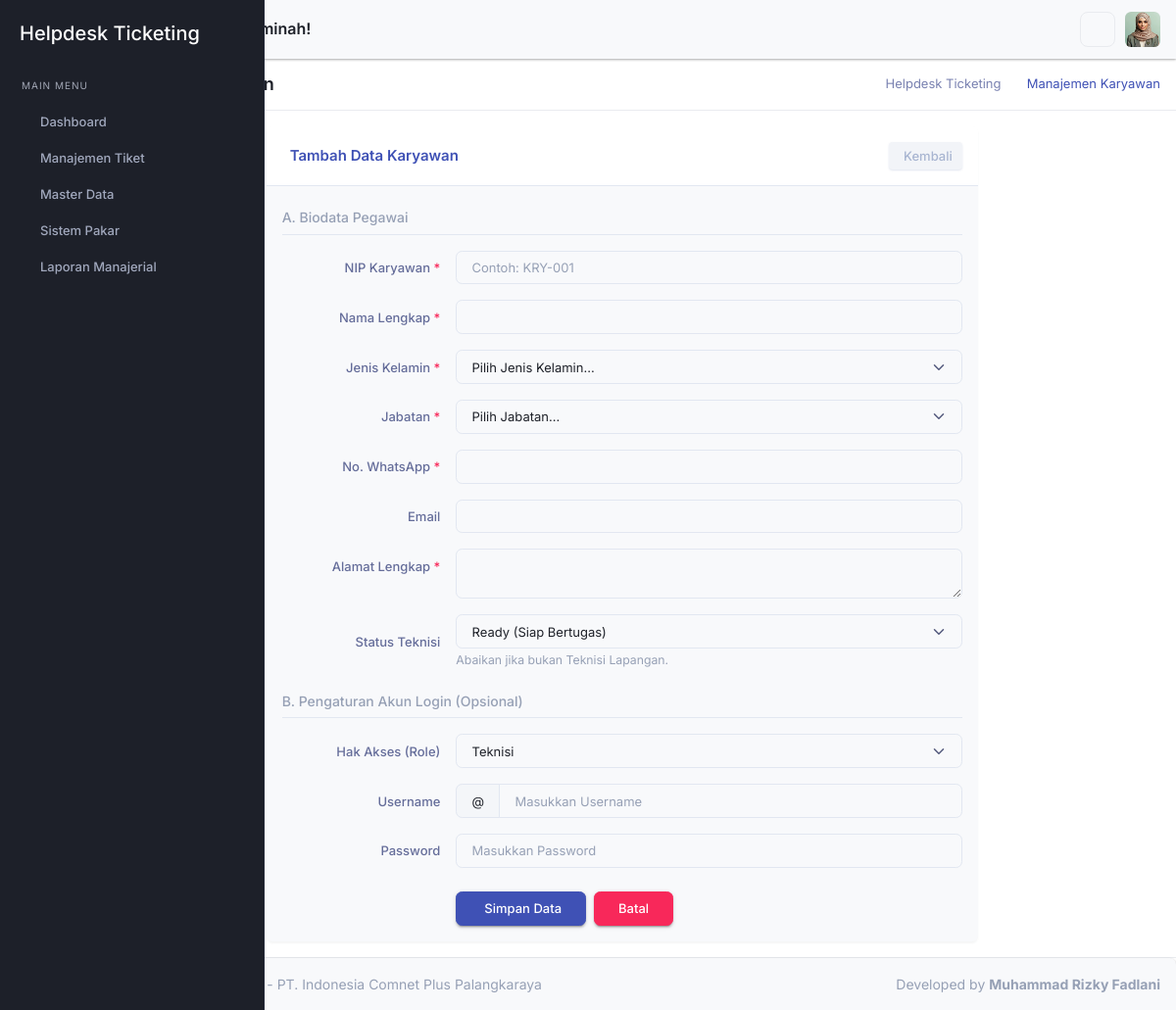
The app's page /admin/index.php?page=karyawan&aksi=tambah (signed in) with its own data.
### tables this page shows
CREATE TABLE `pengaturan` (
  `id_pengaturan` int(11) NOT NULL,
  `nama_aplikasi` varchar(100) NOT NULL DEFAULT 'yHelpdesk Ticketing',
  `nama_instansi` varchar(150) NOT NULL DEFAULT 'PT. ICON+',
  `telp_instansi` varchar(20) NOT NULL,
  `email_instansi` varchar(100) NOT NULL,
  `alamat_instansi` text NOT NULL,
  `nama_pimpinan` varchar(100) NOT NULL,
  `background_login` varchar(255) DEFAULT NULL,
  `nama_dev` varchar(100) NOT NULL,
  `npm_dev` varchar(30) NOT NULL,
  `updated_at` timestamp NOT NULL DEFAULT current_timestamp() ON UPDATE current_timestamp()
);

### admin/inc/helper.php (called while the page is built, shortened)
<?php
function query($koneksi, $sql) {
    $hasil = mysqli_query($koneksi, $sql);
    return $hasil;
}
function sanitize($koneksi, $input) {
    return mysqli_real_escape_string($koneksi, htmlspecialchars(trim($input)));
}
?>

### admin/pages/karyawan.php (the view, shortened to what this page needs)
<?php
$aksi = isset($_GET['aksi']) ? sanitize($koneksi, $_GET['aksi']) : 'view';
switch ($aksi) {
?>
<?php
    case 'tambah':
?>
    <div class="row justify-content-center">
        <div class="col-md-10 col-lg-8">
            <div class="card shadow-sm">
                <div class="card-header bg-white border-bottom d-flex justify-content-between align-items-center">
                    <h4 class="card-title text-primary"><i class="fas fa-plus-circle me-2"></i> Tambah Data Karyawan</h4>
                    <a href="?page=karyawan" class="btn btn-sm btn-soft-secondary"><i class="fas fa-arrow-left me-1"></i> Kembali</a>
                </div>
                <div class="card-body pt-4">
                    <form action="" method="POST">
                        <h6 class="text-muted border-bottom pb-2 mb-3">A. Biodata Pegawai</h6>
                        <div class="mb-3 row align-items-center">
                            <label class="col-sm-3 col-form-label text-sm-end">NIP Karyawan <span class="text-danger">*</span></label>
                            <div class="col-sm-9">
                                <input type="text" class="form-control" name="nip" placeholder="Contoh: KRY-001" required>
                            </div>
                        </div>
                        <div class="mb-3 row align-items-center">
                            <label class="col-sm-3 col-form-label text-sm-end">Nama Lengkap <span class="text-danger">*</span></label>
                            <div class="col-sm-9">
                                <input type="text" class="form-control" name="nama" required>
                            </div>
                        </div>
                        <div class="mb-3 row align-items-center">
                            <label class="col-sm-3 col-form-label text-sm-end">Jenis Kelamin <span class="text-danger">*</span></label>
                            <div class="col-sm-9">
                                <select class="form-select" name="jk" required>
                                    <option value="">Pilih Jenis Kelamin...</option>
                                </select>
                            </div>
                        </div>
                        <div class="mb-3 row align-items-center">
                            <label class="col-sm-3 col-form-label text-sm-end">Jabatan <span class="text-danger">*</span></label>
                            <div class="col-sm-9">
                                <select class="form-select" name="id_jabatan" required>
                                    <option value="">Pilih Jabatan...</option>
                                </select>
                            </div>
                        </div>
                        <div class="mb-3 row align-items-center">
                            <label class="col-sm-3 col-form-label text-sm-end">No. WhatsApp <span class="text-danger">*</span></label>
                            <div class="col-sm-9">
                                <input type="number" class="form-control" name="wa" required>
                            </div>
                        </div>
                        <div class="mb-3 row align-items-center">
                            <label class="col-sm-3 col-form-label text-sm-end">Email</label>
                            <div class="col-sm-9">
                                <input type="email" class="form-control" name="email">
                            </div>
                        </div>
                        <div class="mb-3 row">
                            <label class="col-sm-3 col-form-label text-sm-end">Alamat Lengkap <span class="text-danger">*</span></label>
                            <div class="col-sm-9">
                                <textarea class="form-control" name="alamat" rows="2" required></textarea>
                            </div>
                        </div>
                        <div class="mb-4 row align-items-center">
                            <label class="col-sm-3 col-form-label text-sm-end">Status Teknisi</label>
                            <div class="col-sm-9">
                                <select class="form-select" name="status_ketersediaan">
                                    <option value="Ready">Ready (Siap Bertugas)</option>
                                </select>
                                <small class="text-muted">Abaikan jika bukan Teknisi Lapangan.</small>
                            </div>
                        </div>
                        <h6 class="text-muted border-bottom pb-2 mb-3 mt-4">B. Pengaturan Akun Login (Opsional)</h6>
                        <div class="mb-3 row align-items-center">
                            <label class="col-sm-3 col-form-label text-sm-end">Hak Akses (Role)</label>
                            <div class="col-sm-9">
                                <select class="form-select" name="role_akses">
                                    <option value="Teknisi">Teknisi</option>
                                </select>
                            </div>
                        </div>
                        <div class="mb-3 row align-items-center">
                            <label class="col-sm-3 col-form-label text-sm-end">Username</label>
                            <div class="col-sm-9">
                                <div class="input-group">
                                    <span class="input-group-text">@</span>
                                    <input type="text" class="form-control" name="username" placeholder="Masukkan Username">
                                </div>
                            </div>
                        </div>
                        <div class="mb-4 row align-items-center">
                            <label class="col-sm-3 col-form-label text-sm-end">Password</label>
                            <div class="col-sm-9">
                                <input type="password" class="form-control" name="password" placeholder="Masukkan Password">
                            </div>
                        </div>
                        <div class="row">
                            <div class="col-sm-9 ms-auto">
                                <button type="submit" name="btn_simpan" class="btn btn-primary px-4"><i class="fas fa-save me-1"></i> Simpan Data</button>
                                <a href="?page=karyawan" class="btn btn-danger px-4 ms-1">Batal</a>
                            </div>
                        </div>
                    </form>
                </div>
            </div>
        </div>
    </div>
<?php
    break;
?>
<?php
}
?>

### admin/layout/sidebar.php (shortened to what this page needs)
<?php
$role = isset($_SESSION['role_akses']) ? $_SESSION['role_akses'] : '';
?>
<div class="startbar d-print-none">
    <div class="brand">
        <a href="index.php" class="logo">
            <span class="">
                <h4 class="text-white mt-3"><?= htmlspecialchars($pengaturan['nama_aplikasi']); ?></h4>
            </span>
        </a>
    </div>
    <div class="startbar-menu">
        <div class="startbar-collapse" id="startbarCollapse" data-simplebar>
            <div class="d-flex align-items-start flex-column w-100">
                <ul class="navbar-nav mb-auto w-100">
                    <li class="menu-label mt-2">
                        <span>Main Menu</span>
                    </li>
                    <li class="nav-item">
                        <a class="nav-link" href="?page=dashboard">
                            <span>Dashboard</span>
                        </a>
                    </li>
                    <?php if(in_array($role, ['Super Admin', 'Admin Dispatcher', 'Teknisi'])): ?>
                    <li class="nav-item">
                        <a class="nav-link" href="#sidebarTiket" data-bs-toggle="collapse" role="button"
                            aria-expanded="false" aria-controls="sidebarTiket">
                            <span>Manajemen Tiket</span>
                        </a>
                    </li>
                    <?php endif; ?>
                    <?php if(in_array($role, ['Super Admin', 'Admin Dispatcher'])): ?>
                    <li class="nav-item">
                        <a class="nav-link" href="#sidebarMaster" data-bs-toggle="collapse" role="button"
                            aria-expanded="false" aria-controls="sidebarMaster">
                            <span>Master Data</span>
                        </a>
                    </li>
                    <?php endif; ?>
                    <?php if(in_array($role, ['Super Admin', 'Admin Dispatcher'])): ?>
                    <li class="nav-item">
                        <a class="nav-link" href="#sidebarSPK" data-bs-toggle="collapse" role="button"
                            aria-expanded="false" aria-controls="sidebarSPK">
                            <span>Sistem Pakar</span>
                        </a>
                    </li>
                    <?php endif; ?>
                    <?php if(in_array($role, ['Super Admin', 'Admin Dispatcher', 'Pimpinan'])): ?>
                    <li class="nav-item">
                        <a class="nav-link" href="#sidebarLaporan" data-bs-toggle="collapse" role="button"
                            aria-expanded="false" aria-controls="sidebarLaporan">
                            <span>Laporan Manajerial</span>
                        </a>
                    </li>
                    <?php endif; ?>
                </ul>
            </div>
        </div>
    </div>
</div>

### admin/index.php (shortened to what this page needs)
<?php
require_once 'inc/koneksi.php';
require_once 'inc/helper.php';
$page = isset($_GET['page']) ? sanitize($koneksi, $_GET['page']) : 'dashboard';
$q_pengaturan = query($koneksi, "SELECT * FROM pengaturan LIMIT 1");
$pengaturan = mysqli_fetch_assoc($q_pengaturan);
$daftar_judul = [
    'dashboard'         => 'Dashboard Utama',
    'jabatan'          => 'Jabatan Karyawan',
    'area_cover'          => 'Manajemen Cover Area',
    'karyawan'          => 'Manajemen Karyawan',
    'pelanggan'         => 'Data Pelanggan',
    'paket'             => 'Paket Layanan',
    'kategori_gangguan' => 'Kategori Gangguan',
    'tiket_masuk'       => 'Tiket Masuk',
    'tiket_proses'      => 'Tiket Diproses',
    'tiket_selesai'     => 'Riwayat Tiket Selesai',
    'spk_gejala'        => 'Data Gejala (SPK)',
    'spk_solusi'        => 'Data Solusi (SPK)',
    'spk_rule'          => 'Rule Base (SPK)',
    'laporan'           => 'Laporan Manajerial',
    'lap_tren_gangguan'   => 'Laporan Tren Gangguan',
    'lap_kinerja_teknisi' => 'Laporan Kinerja Teknisi (KPI)',
    'lap_evaluasi_sla'    => 'Laporan Evaluasi SLA',
    'lap_distribusi'      => 'Laporan Distribusi Area',
    'lap_rekap_pelanggan' => 'Laporan Rekap Pelanggan',
    'lap_tiket_terkini'   => 'Status Tiket Terkini',
    'profil'            => 'Profil Saya',
    'pengaturan'        => 'Pengaturan Sistem'
];
$judul_aktif = isset($daftar_judul[$page]) ? $daftar_judul[$page] : 'Halaman Tidak Ditemukan';
include 'layout/header.php';
include 'layout/topbar.php';
include 'layout/sidebar.php';
?>
<div class="page-title-box">
    <div class="container-fluid">
        <div class="row gap-0">
            <div class="col-sm-12">
                <div class="page-title-content d-sm-flex justify-content-sm-between align-items-center">
                    <h4 class="page-title mt-3 mt-md-0"><?= $judul_aktif; ?></h4>
                    <div class="">
                        <ol class="breadcrumb mb-0">
                            <li class="breadcrumb-item"><a
                                    href="index.php"><?= htmlspecialchars($pengaturan['nama_aplikasi']); ?></a></li>
                            <li class="breadcrumb-item active"><?= $judul_aktif; ?></li>
                        </ol>
                    </div>
                </div>
            </div>
        </div>
    </div>
</div>
<div class="page-wrapper">
    <div class="page-content">
        <div class="container-fluid">
            <?php
            if (file_exists("pages/$page.php")) {
                include "pages/$page.php";
            }
            ?>
        </div>
        <?php include 'layout/footer.php'; ?>

### admin/layout/footer.php (shortened to what this page needs)
<footer class="footer text-center text-sm-start d-print-none">
    <div class="container-fluid">
        <div class="row">
            <div class="col-12 px-0">
                <div class="card mb-0 rounded-bottom-0 border-0">
                    <div class="card-body">
                        <p class="text-muted mb-0">
                            <?= htmlspecialchars($pengaturan['nama_aplikasi']); ?> -
                            <?= htmlspecialchars($pengaturan['nama_instansi']); ?>
                            <span class="text-muted d-none d-sm-inline-block float-end">
                                Developed by
                                <strong><?= htmlspecialchars($pengaturan['nama_dev']); ?></strong>
                            </span>
                        </p>
                    </div>
                </div>
            </div>
        </div>
    </div>
</footer>
</div>
</div>
</body>
</html>

### records on screen
pengaturan: nama_aplikasi "Helpdesk Ticketing", nama_instansi "PT. Indonesia Comnet Plus Palangkaraya", nama_dev "Muhammad Rizky Fadlani"

### other values on screen
$judul_aktif "Manajemen Karyawan"
